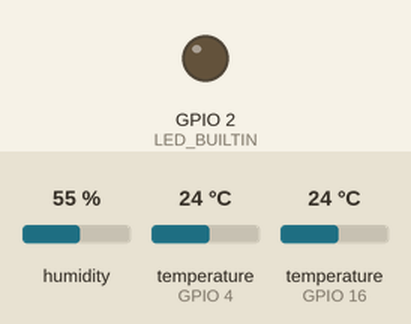
Simulated run of this sketch. Board: ESP32. Shown: output pins drawn as LEDs (lit = HIGH). The inputs (shaded band) are chosen by the test bench; at power-on: humidity 55 %, temperature (sensors on GPIO 4, GPIO 16) 24 °C. No radio packets arrive unless stated; pins used as bus, display or sensor lines are not drawn; what the sketch prints to the serial monitor is not drawn.

Above: at 4.4 s.
At 6.13 s:
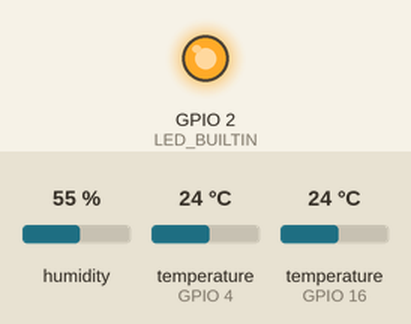
Timing chart, 0 to 9.3 s (numbered marks = the images above):
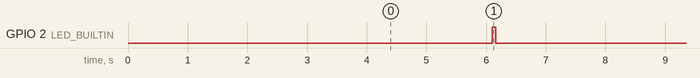

The sketch:

fridge_node_v2.ino
```cpp
// ================================================================
//  FRIDGE NODE FIRMWARE v2 — Smart Medicine Storage System
//  Board    : ESP32 DevKit V1
//  Sensors  : DS18B20 (temperature) + DHT22 (humidity)
//  Radio    : SX1278 / RA-02 LoRa at 433 MHz via SPI
//  Output   : Pipe-delimited LoRa packet every 5 seconds
//
//  Packet format (unchanged): FRIDGE_001|SEQ|TEMP_C|HUMIDITY|STATUS
//
//  WHAT CHANGED vs v1
//   * Private sync word (0xF3) on both nodes -> ignores other people's
//     LoRa traffic on 433 MHz (the hub used to decode foreign frames).
//   * Explicit preamble length (12) and every radio parameter written
//     explicitly, then read back from the chip and printed.
//   * TX power default lowered to 10 dBm for 1-3 m bench tests.
//   * Measures real on-air time. SF7/125k/CR4-5 with a ~31 byte payload
//     must take ~75 ms. endPacket() always "succeeds", so this is the
//     only honest sign the modem really transmitted.
//   * Re-initialises the radio if the chip stops answering on SPI
//     (brown-out / loose wire) instead of silently transmitting nothing.
//   * LED_BUILTIN is now configured as output (blinks on every TX).
//   * PA_BOOST / RFO output-pin switch (see LORA_USE_PA_BOOST).
//   * Optional full register dump for diffing against the hub.
//
//  PIN SUMMARY:
//    DS18B20 DATA  -> GPIO 4  (+ 4.7k pull-up to 3.3V)
//    DHT22 DATA    -> GPIO 16 (+ 10k pull-up if bare sensor)
//    LoRa NSS      -> GPIO 15
//    LoRa RST      -> GPIO 14
//    LoRa DIO0     -> GPIO 26
//    LoRa SCK/MISO/MOSI -> GPIO 18 / 19 / 23
//
//  HARDWARE TIP: solder or plug a 100 uF electrolytic + 100 nF ceramic
//  directly across the RA-02 VCC/GND pins. TX bursts draw 50-120 mA and
//  a drooping 3.3 V rail corrupts the transmitted frame.
// ================================================================

#include <SPI.h>
#include <LoRa.h>
#include <OneWire.h>
#include <DallasTemperature.h>
#include <DHT.h>

// ── PIN DEFINITIONS ──────────────────────────────────────────────
#ifndef LED_BUILTIN
#define LED_BUILTIN 2
#endif

#define ONE_WIRE_BUS  4
#define DHT_PIN       16
#define DHT_TYPE      DHT22

#define LORA_SS       15
#define LORA_RST      14
#define LORA_DIO0     26

// ── DEVICE IDENTITY ──────────────────────────────────────────────
const char* DEVICE_ID = "FRIDGE_001";

// ── LORA RADIO SETTINGS — MUST BE IDENTICAL IN hub_gateway_v2.ino ─
#define LORA_FREQUENCY   433E6
#define LORA_SF          7
#define LORA_BW          125E3
#define LORA_CR          5          // 4/5
#define LORA_PREAMBLE    12
#define LORA_SYNC_WORD   0xF3       // private network (default was 0x12)

// TX power in dBm. 10 is plenty for a bench test at 1-3 m; raise to
// 17 once the link works and the nodes are far apart.
#define LORA_TX_POWER    10
// RA-02 modules use the PA_BOOST pin. If the hub never sees a single
// RF spike (rssiMax stays near the noise floor) try 0 = RFO pin.
#define LORA_USE_PA_BOOST 1

// 1 = print all 128 SX127x registers after setup (diff with the hub's)
#define DUMP_REGISTERS   1

// ── TIMING ───────────────────────────────────────────────────────
const unsigned long SEND_INTERVAL = 5000;
unsigned long lastSend = 0;
uint32_t sequence = 0;

// ── SENSOR OBJECTS ───────────────────────────────────────────────
OneWire           oneWire(ONE_WIRE_BUS);
DallasTemperature ds18b20(&oneWire);
DHT               dht(DHT_PIN, DHT_TYPE);

// ── RAW SPI REGISTER ACCESS (diagnostics only) ───────────────────
static const SPISettings loraSpi(4000000, MSBFIRST, SPI_MODE0);

uint8_t loraRead(uint8_t reg) {
  SPI.beginTransaction(loraSpi);
  digitalWrite(LORA_SS, LOW);
  SPI.transfer(reg & 0x7F);
  uint8_t v = SPI.transfer(0x00);
  digitalWrite(LORA_SS, HIGH);
  SPI.endTransaction();
  return v;
}

// ================================================================
//  RADIO INIT (also used for recovery)
// ================================================================
bool initRadio() {
  LoRa.setPins(LORA_SS, LORA_RST, LORA_DIO0);

  pinMode(LORA_RST, OUTPUT);
  digitalWrite(LORA_RST, LOW);  delay(100);
  digitalWrite(LORA_RST, HIGH); delay(200);

  bool ok = false;
  for (int i = 1; i <= 5; i++) {
    if (LoRa.begin(LORA_FREQUENCY)) { ok = true; break; }
    Serial.print(F("retry ")); Serial.print(i); Serial.print(F("... "));
    delay(500);
  }
  if (!ok) return false;

  LoRa.setSpreadingFactor(LORA_SF);
  LoRa.setSignalBandwidth(LORA_BW);
  LoRa.setCodingRate4(LORA_CR);
  LoRa.setPreambleLength(LORA_PREAMBLE);
  LoRa.setSyncWord(LORA_SYNC_WORD);
  LoRa.setTxPower(LORA_TX_POWER,
                  LORA_USE_PA_BOOST ? PA_OUTPUT_PA_BOOST_PIN : PA_OUTPUT_RFO_PIN);
  LoRa.enableCrc();
  return true;
}

void printRadioReadback() {
  // Values as the chip itself reports them
  uint32_t frf = ((uint32_t)loraRead(0x06) << 16) | ((uint32_t)loraRead(0x07) << 8) | loraRead(0x08);
  float freqMHz = frf * (32.0f / 524288.0f);          // Fxtal 32 MHz / 2^19
  Serial.printf("[LoRa] version=0x%02X  freq=%.3f MHz  modemCfg1=0x%02X  modemCfg2=0x%02X  modemCfg3=0x%02X\n",
                loraRead(0x42), freqMHz, loraRead(0x1D), loraRead(0x1E), loraRead(0x26));
  Serial.printf("[LoRa] syncWord=0x%02X  paConfig=0x%02X  paDac=0x%02X  opMode=0x%02X\n",
                loraRead(0x39), loraRead(0x09), loraRead(0x4D), loraRead(0x01));
}

// ================================================================
void setup() {
  Serial.begin(115200);
  delay(500);
  pinMode(LED_BUILTIN, OUTPUT);
  Serial.println(F("\n=== FRIDGE NODE v2 STARTING ==="));
  Serial.print(F("Device ID: ")); Serial.println(DEVICE_ID);

  ds18b20.begin();
  Serial.println(F("[DS18B20] Initialized"));

  dht.begin();
  delay(2000);
  Serial.println(F("[DHT22] Initialized"));

  SPI.begin(18, 19, 23, LORA_SS);  // SCK, MISO, MOSI, SS

  Serial.print(F("[LoRa] Starting at 433 MHz... "));
  if (!initRadio()) {
    Serial.println(F("FAILED!"));
    Serial.println(F("Check: VCC=3.3V, antenna attached, SPI pins correct."));
    while (true) {
      digitalWrite(LED_BUILTIN, !digitalRead(LED_BUILTIN));
      delay(200);
    }
  }
  Serial.println(F("OK"));
  printRadioReadback();
#if DUMP_REGISTERS
  Serial.println(F("[LoRa] Register dump:"));
  LoRa.dumpRegisters(Serial);
#endif
  Serial.println(F("=== FRIDGE NODE READY — sending every 5s ===\n"));
}

// ================================================================
void loop() {
  if (millis() - lastSend >= SEND_INTERVAL) {
    lastSend = millis();
    sendPacket();
  }
}

// ================================================================
void sendPacket() {
  // Is the radio still alive on SPI? (brown-out / loose wire recovery)
  if (loraRead(0x42) != 0x12) {
    Serial.println(F("[LoRa] Chip not answering (version != 0x12) — re-initialising"));
    if (!initRadio()) {
      Serial.println(F("[LoRa] Re-init FAILED — skipping this transmission"));
      return;
    }
    printRadioReadback();
  }

  // ── Read DS18B20 ──
  ds18b20.requestTemperatures();
  float tempC = ds18b20.getTempCByIndex(0);
  bool  tempOK = (tempC != DEVICE_DISCONNECTED_C && tempC > -55.0f && tempC < 125.0f);

  // ── Read DHT22 ──
  float humidity = dht.readHumidity();
  bool  humOK    = (!isnan(humidity) && humidity >= 0.0f && humidity <= 100.0f);

  sequence++;

  // ── Build status ──
  String status = "OK";
  if (!tempOK && !humOK) status = "DS18B20_ERR,DHT22_ERR";
  else if (!tempOK)      status = "DS18B20_ERR";
  else if (!humOK)       status = "DHT22_ERR";

  // ── Serial debug ──
  Serial.println(F("─── TX ───────────────────"));
  Serial.print(F("Seq     : ")); Serial.println(sequence);
  Serial.print(F("DS18B20 : "));
  if (tempOK) { Serial.print(tempC, 2); Serial.println(F(" C")); }
  else          Serial.println(F("ERROR"));
  Serial.print(F("DHT22 H : "));
  if (humOK)  { Serial.print(humidity, 1); Serial.println(F(" %")); }
  else          Serial.println(F("ERROR"));
  Serial.print(F("Status  : ")); Serial.println(status);

  // ── Build packet ──
  String pkt = String(DEVICE_ID)
             + "|" + sequence
             + "|" + String(tempOK ? tempC    : -999.0f, 2)
             + "|" + String(humOK  ? humidity : -999.0f, 2)
             + "|" + status;

  // ── Transmit (blocks until the modem reports TxDone) ──
  digitalWrite(LED_BUILTIN, HIGH);
  uint32_t t0 = millis();
  LoRa.beginPacket();
  LoRa.print(pkt);
  LoRa.endPacket();
  uint32_t airMs = millis() - t0;
  digitalWrite(LED_BUILTIN, LOW);

  Serial.printf("[TX] %u bytes, on-air %lu ms (expected ~75 ms): %s\n",
                (unsigned)pkt.length(), (unsigned long)airMs, pkt.c_str());
  if (airMs < 40) {
    Serial.println(F("[TX] WARNING: finished far too fast — modem is not really transmitting"));
  }
  Serial.println();
}
```

Measured:
- by itself, GPIO 2 (LED_BUILTIN): alternates HIGH for 0.06 s and LOW for 4.9 s
